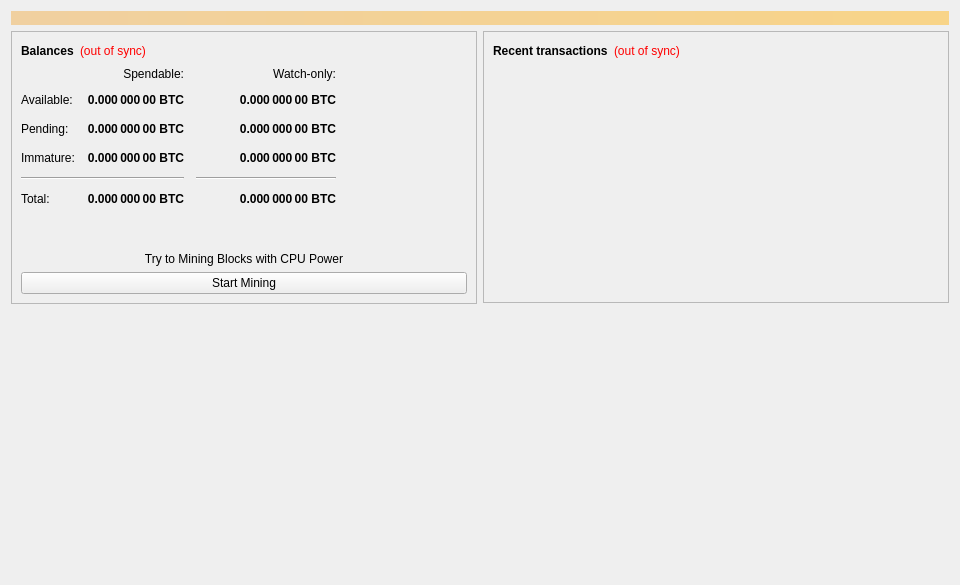
<?xml version="1.0" encoding="UTF-8"?>
<ui version="4.0">
 <class>OverviewPage</class>
 <widget class="QWidget" name="OverviewPage">
  <property name="geometry">
   <rect>
    <x>0</x>
    <y>0</y>
    <width>960</width>
    <height>585</height>
   </rect>
  </property>
  <property name="minimumSize">
   <size>
    <width>960</width>
    <height>0</height>
   </size>
  </property>
  <property name="windowTitle">
   <string>Form</string>
  </property>
  <layout class="QVBoxLayout" name="topLayout">
   <item>
    <widget class="QLabel" name="labelAlerts">
     <property name="visible">
      <bool>false</bool>
     </property>
     <property name="styleSheet">
      <string notr="true">QLabel { background-color: qlineargradient(x1: 0, y1: 0, x2: 1, y2: 0, stop:0 #F0D0A0, stop:1 #F8D488); color:#000000; }</string>
     </property>
     <property name="wordWrap">
      <bool>true</bool>
     </property>
     <property name="margin">
      <number>3</number>
     </property>
     <property name="textInteractionFlags">
      <set>Qt::TextSelectableByMouse</set>
     </property>
    </widget>
   </item>
   <item>
    <layout class="QHBoxLayout" name="horizontalLayout" stretch="1,1">
     <item>
      <layout class="QVBoxLayout" name="verticalLayout_2">
       <item>
        <widget class="QFrame" name="frame">
         <property name="frameShape">
          <enum>QFrame::StyledPanel</enum>
         </property>
         <property name="frameShadow">
          <enum>QFrame::Raised</enum>
         </property>
         <layout class="QVBoxLayout" name="verticalLayout_4">
          <item>
           <layout class="QHBoxLayout" name="horizontalLayout_4">
            <item>
             <widget class="QLabel" name="label_5">
              <property name="font">
               <font>
                <weight>75</weight>
                <bold>true</bold>
               </font>
              </property>
              <property name="text">
               <string>Balances</string>
              </property>
             </widget>
            </item>
            <item>
             <widget class="QLabel" name="labelWalletStatus">
              <property name="toolTip">
               <string>The displayed information may be out of date. Your wallet automatically synchronizes with the Lks network after a connection is established, but this process has not completed yet.</string>
              </property>
              <property name="styleSheet">
               <string notr="true">QLabel { color: red; }</string>
              </property>
              <property name="text">
               <string notr="true">(out of sync)</string>
              </property>
              <property name="alignment">
               <set>Qt::AlignLeading|Qt::AlignLeft|Qt::AlignVCenter</set>
              </property>
             </widget>
            </item>
            <item>
             <spacer name="horizontalSpacer_3">
              <property name="orientation">
               <enum>Qt::Horizontal</enum>
              </property>
              <property name="sizeHint" stdset="0">
               <size>
                <width>40</width>
                <height>20</height>
               </size>
              </property>
             </spacer>
            </item>
           </layout>
          </item>
          <item>
           <layout class="QGridLayout" name="gridLayout">
            <property name="spacing">
             <number>12</number>
            </property>
            <item row="2" column="2">
             <widget class="QLabel" name="labelWatchPending">
              <property name="font">
               <font>
                <weight>75</weight>
                <bold>true</bold>
               </font>
              </property>
              <property name="cursor">
               <cursorShape>IBeamCursor</cursorShape>
              </property>
              <property name="toolTip">
               <string>Unconfirmed transactions to watch-only addresses</string>
              </property>
              <property name="text">
               <string notr="true">0.000 000 00 BTC</string>
              </property>
              <property name="alignment">
               <set>Qt::AlignRight|Qt::AlignTrailing|Qt::AlignVCenter</set>
              </property>
              <property name="textInteractionFlags">
               <set>Qt::LinksAccessibleByMouse|Qt::TextSelectableByKeyboard|Qt::TextSelectableByMouse</set>
              </property>
             </widget>
            </item>
            <item row="2" column="1">
             <widget class="QLabel" name="labelUnconfirmed">
              <property name="font">
               <font>
                <weight>75</weight>
                <bold>true</bold>
               </font>
              </property>
              <property name="cursor">
               <cursorShape>IBeamCursor</cursorShape>
              </property>
              <property name="toolTip">
               <string>Total of transactions that have yet to be confirmed, and do not yet count toward the spendable balance</string>
              </property>
              <property name="text">
               <string notr="true">0.000 000 00 BTC</string>
              </property>
              <property name="alignment">
               <set>Qt::AlignRight|Qt::AlignTrailing|Qt::AlignVCenter</set>
              </property>
              <property name="textInteractionFlags">
               <set>Qt::LinksAccessibleByMouse|Qt::TextSelectableByKeyboard|Qt::TextSelectableByMouse</set>
              </property>
             </widget>
            </item>
            <item row="3" column="2">
             <widget class="QLabel" name="labelWatchImmature">
              <property name="font">
               <font>
                <weight>75</weight>
                <bold>true</bold>
               </font>
              </property>
              <property name="cursor">
               <cursorShape>IBeamCursor</cursorShape>
              </property>
              <property name="toolTip">
               <string>Mined balance in watch-only addresses that has not yet matured</string>
              </property>
              <property name="text">
               <string notr="true">0.000 000 00 BTC</string>
              </property>
              <property name="alignment">
               <set>Qt::AlignRight|Qt::AlignTrailing|Qt::AlignVCenter</set>
              </property>
              <property name="textInteractionFlags">
               <set>Qt::LinksAccessibleByMouse|Qt::TextSelectableByKeyboard|Qt::TextSelectableByMouse</set>
              </property>
             </widget>
            </item>
            <item row="4" column="0" colspan="2">
             <widget class="Line" name="lineSpendableBalance">
              <property name="orientation">
               <enum>Qt::Horizontal</enum>
              </property>
             </widget>
            </item>
            <item row="4" column="2">
             <widget class="Line" name="lineWatchBalance">
              <property name="sizePolicy">
               <sizepolicy hsizetype="Preferred" vsizetype="Fixed">
                <horstretch>0</horstretch>
                <verstretch>0</verstretch>
               </sizepolicy>
              </property>
              <property name="minimumSize">
               <size>
                <width>140</width>
                <height>0</height>
               </size>
              </property>
              <property name="orientation">
               <enum>Qt::Horizontal</enum>
              </property>
             </widget>
            </item>
            <item row="5" column="0">
             <widget class="QLabel" name="labelTotalText">
              <property name="text">
               <string>Total:</string>
              </property>
             </widget>
            </item>
            <item row="3" column="1">
             <widget class="QLabel" name="labelImmature">
              <property name="font">
               <font>
                <weight>75</weight>
                <bold>true</bold>
               </font>
              </property>
              <property name="cursor">
               <cursorShape>IBeamCursor</cursorShape>
              </property>
              <property name="toolTip">
               <string>Mined balance that has not yet matured</string>
              </property>
              <property name="text">
               <string notr="true">0.000 000 00 BTC</string>
              </property>
              <property name="alignment">
               <set>Qt::AlignRight|Qt::AlignTrailing|Qt::AlignVCenter</set>
              </property>
              <property name="textInteractionFlags">
               <set>Qt::LinksAccessibleByMouse|Qt::TextSelectableByKeyboard|Qt::TextSelectableByMouse</set>
              </property>
             </widget>
            </item>
            <item row="2" column="3">
             <spacer name="horizontalSpacer_2">
              <property name="orientation">
               <enum>Qt::Horizontal</enum>
              </property>
              <property name="sizeHint" stdset="0">
               <size>
                <width>40</width>
                <height>20</height>
               </size>
              </property>
             </spacer>
            </item>
            <item row="3" column="0">
             <widget class="QLabel" name="labelImmatureText">
              <property name="text">
               <string>Immature:</string>
              </property>
             </widget>
            </item>
            <item row="5" column="1">
             <widget class="QLabel" name="labelTotal">
              <property name="font">
               <font>
                <weight>75</weight>
                <bold>true</bold>
               </font>
              </property>
              <property name="cursor">
               <cursorShape>IBeamCursor</cursorShape>
              </property>
              <property name="toolTip">
               <string>Your current total balance</string>
              </property>
              <property name="text">
               <string notr="true">0.000 000 00 BTC</string>
              </property>
              <property name="alignment">
               <set>Qt::AlignRight|Qt::AlignTrailing|Qt::AlignVCenter</set>
              </property>
              <property name="textInteractionFlags">
               <set>Qt::LinksAccessibleByMouse|Qt::TextSelectableByKeyboard|Qt::TextSelectableByMouse</set>
              </property>
             </widget>
            </item>
            <item row="5" column="2">
             <widget class="QLabel" name="labelWatchTotal">
              <property name="font">
               <font>
                <weight>75</weight>
                <bold>true</bold>
               </font>
              </property>
              <property name="cursor">
               <cursorShape>IBeamCursor</cursorShape>
              </property>
              <property name="toolTip">
               <string>Current total balance in watch-only addresses</string>
              </property>
              <property name="text">
               <string notr="true">0.000 000 00 BTC</string>
              </property>
              <property name="alignment">
               <set>Qt::AlignRight|Qt::AlignTrailing|Qt::AlignVCenter</set>
              </property>
              <property name="textInteractionFlags">
               <set>Qt::LinksAccessibleByMouse|Qt::TextSelectableByKeyboard|Qt::TextSelectableByMouse</set>
              </property>
             </widget>
            </item>
            <item row="0" column="2">
             <widget class="QLabel" name="labelWatchonly">
              <property name="text">
               <string>Watch-only:</string>
              </property>
              <property name="alignment">
               <set>Qt::AlignRight|Qt::AlignTrailing|Qt::AlignVCenter</set>
              </property>
             </widget>
            </item>
            <item row="1" column="0">
             <widget class="QLabel" name="labelBalanceText">
              <property name="text">
               <string>Available:</string>
              </property>
             </widget>
            </item>
            <item row="1" column="1">
             <widget class="QLabel" name="labelBalance">
              <property name="font">
               <font>
                <weight>75</weight>
                <bold>true</bold>
               </font>
              </property>
              <property name="cursor">
               <cursorShape>IBeamCursor</cursorShape>
              </property>
              <property name="toolTip">
               <string>Your current spendable balance</string>
              </property>
              <property name="text">
               <string notr="true">0.000 000 00 BTC</string>
              </property>
              <property name="alignment">
               <set>Qt::AlignRight|Qt::AlignTrailing|Qt::AlignVCenter</set>
              </property>
              <property name="textInteractionFlags">
               <set>Qt::LinksAccessibleByMouse|Qt::TextSelectableByKeyboard|Qt::TextSelectableByMouse</set>
              </property>
             </widget>
            </item>
            <item row="1" column="2">
             <widget class="QLabel" name="labelWatchAvailable">
              <property name="font">
               <font>
                <weight>75</weight>
                <bold>true</bold>
               </font>
              </property>
              <property name="cursor">
               <cursorShape>IBeamCursor</cursorShape>
              </property>
              <property name="toolTip">
               <string>Your current balance in watch-only addresses</string>
              </property>
              <property name="text">
               <string notr="true">0.000 000 00 BTC</string>
              </property>
              <property name="alignment">
               <set>Qt::AlignRight|Qt::AlignTrailing|Qt::AlignVCenter</set>
              </property>
              <property name="textInteractionFlags">
               <set>Qt::LinksAccessibleByMouse|Qt::TextSelectableByKeyboard|Qt::TextSelectableByMouse</set>
              </property>
             </widget>
            </item>
            <item row="2" column="0">
             <widget class="QLabel" name="labelPendingText">
              <property name="text">
               <string>Pending:</string>
              </property>
             </widget>
            </item>
            <item row="0" column="1">
             <widget class="QLabel" name="labelSpendable">
              <property name="text">
               <string>Spendable:</string>
              </property>
              <property name="alignment">
               <set>Qt::AlignRight|Qt::AlignTrailing|Qt::AlignVCenter</set>
              </property>
             </widget>
            </item>
           </layout>
          </item>

          <item>
           <spacer name="verticalSpacer_3">
            <property name="orientation">
             <enum>Qt::Vertical</enum>
            </property>
            <property name="sizeHint" stdset="0">
             <size>
              <width>20</width>
              <height>40</height>
             </size>
            </property>
           </spacer>
          </item>
          <item>
           <widget class="QLabel" name="labelGenerateBlock">
            <property name="layoutDirection">
             <enum>Qt::LeftToRight</enum>
            </property>
            <property name="text">
             <string>Try to Mining Blocks with CPU Power</string>
            </property>
            <property name="alignment">
             <set>Qt::AlignCenter</set>
            </property>
           </widget>
          </item>
          <item>
           <widget class="QPushButton" name="pushButton">
            <property name="text">
             <string>Start Mining</string>
            </property>
           </widget>
          </item>

         </layout>
        </widget>
       </item>
       
       <item>
        <spacer name="verticalSpacer">
         <property name="orientation">
          <enum>Qt::Vertical</enum>
         </property>
         <property name="sizeHint" stdset="0">
          <size>
           <width>20</width>
           <height>40</height>
          </size>
         </property>
        </spacer>
       </item>
      </layout>
     </item>
     <item>
      <layout class="QVBoxLayout" name="verticalLayout_3">
       <item>
        <widget class="QFrame" name="frame_2">
         <property name="frameShape">
          <enum>QFrame::StyledPanel</enum>
         </property>
         <property name="frameShadow">
          <enum>QFrame::Raised</enum>
         </property>
         <layout class="QVBoxLayout" name="verticalLayout">
          <item>
           <layout class="QHBoxLayout" name="horizontalLayout_2">
            <item>
             <widget class="QLabel" name="label_4">
              <property name="font">
               <font>
                <weight>75</weight>
                <bold>true</bold>
               </font>
              </property>
              <property name="text">
               <string>Recent transactions</string>
              </property>
             </widget>
            </item>
            <item>
             <widget class="QLabel" name="labelTransactionsStatus">
              <property name="toolTip">
               <string>The displayed information may be out of date. Your wallet automatically synchronizes with the Lks network after a connection is established, but this process has not completed yet.</string>
              </property>
              <property name="styleSheet">
               <string notr="true">QLabel { color: red; }</string>
              </property>
              <property name="text">
               <string notr="true">(out of sync)</string>
              </property>
              <property name="alignment">
               <set>Qt::AlignLeading|Qt::AlignLeft|Qt::AlignVCenter</set>
              </property>
             </widget>
            </item>
            <item>
             <spacer name="horizontalSpacer">
              <property name="orientation">
               <enum>Qt::Horizontal</enum>
              </property>
              <property name="sizeHint" stdset="0">
               <size>
                <width>40</width>
                <height>20</height>
               </size>
              </property>
             </spacer>
            </item>
           </layout>
          </item>
          <item>
           <widget class="QListView" name="listTransactions">
            <property name="styleSheet">
             <string notr="true">QListView { background: transparent; }</string>
            </property>
            <property name="frameShape">
             <enum>QFrame::NoFrame</enum>
            </property>
            <property name="verticalScrollBarPolicy">
             <enum>Qt::ScrollBarAlwaysOff</enum>
            </property>
            <property name="horizontalScrollBarPolicy">
             <enum>Qt::ScrollBarAlwaysOff</enum>
            </property>
            <property name="selectionMode">
             <enum>QAbstractItemView::NoSelection</enum>
            </property>
           </widget>
          </item>
         </layout>
        </widget>
       </item>
       <item>
        <spacer name="verticalSpacer_2">
         <property name="orientation">
          <enum>Qt::Vertical</enum>
         </property>
         <property name="sizeHint" stdset="0">
          <size>
           <width>20</width>
           <height>40</height>
          </size>
         </property>
        </spacer>
       </item>
      </layout>
     </item>
    </layout>
   </item>
  </layout>
 </widget>
 <resources/>
 <connections/>
</ui>
